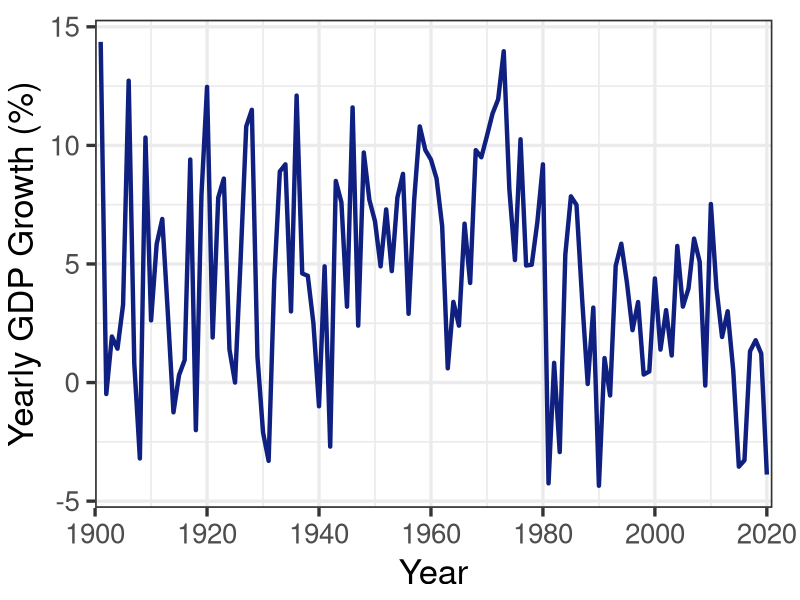

Recreate this plot in R. (Note: this script raises an error after producing the figure.)
###############################################################################
# Lecture: Stationary ARMA (p,q) Models
# Instructor: Vitor Possebom
# Course: Econometrics 2
# Goal: Forecasting Brazilian GDP growth with an AR(p) model
###############################################################################
# Organize the working environment
###############################################################################
# Clean the working environment: My R settings automatically clean everything
# whenever I close it and I strongly recommend you do the same. Any piece of
# coding should be able to run from scratch. Keeping temporarily stored old
# objects create unecessary challenges to reproducible code.
rm(list = ls())

# Load the required packages
library("quantmod")
library("ggplot2")

# Parameters
P <- 10 # Maximum number of lags in my models
alpha <- 0.05 # Significance level

###############################################################################
# Clean the data
###############################################################################
# Read the dataset: Note that I do not need to set my working directory
# because I have created a R project. It also saves space because I do not need
# to type the full file path. I used the function read.csv because the file
# formats uses "," as a column separator. This format is also my notebook's
# default setting because I frequently use datasets created in the US.
ds <- read.csv("data/data_gdp_brazil.csv")


# The original dataset comes from Ipeadata, that has weird naming conventions.

# Rename the variables: gdp growth is measured as % per year.
colnames(ds) <- c("year", "gdp_growth")

# Time series data can be annoying because the order of our observations matter
# a lot. For this reason, it is good practice to use the "xts" object type.
# To do so, we first must tell R that our variable "year" is a date.

# Create a xts object
ds_xts <- xts(
  x = ds$gdp_growth,
  order.by = as.Date(as.character(ds$year), format = "%Y")
)

###############################################################################
# Looking at the data
###############################################################################
# Plot the data: I use color-blind friendly palettes. My favorite can be found
# in this website (https://venngage.com/blog/color-blind-friendly-palette/#4).
gg <- ggplot(data = ds, aes(x = year)) +
  theme_bw(base_size = 25) +
  theme(plot.margin = unit(c(5, 7, 2, 2), "mm")) +
  xlab("Year") + ylab("Yearly GDP Growth (%)") +
  scale_x_continuous(
    limits = c(1900, 2021),
    expand = c(0,0),
    breaks = seq(from = 1900, to = 2020, by = 20)
  ) +
  geom_line(
    aes(y = gdp_growth),
    color = "#0F2080",
    size = 1.5
  )
print(gg)

# Save the last plot
ggsave("figures/figure_gdp_growth.pdf", width = 11, height = 8.5)

# Plot the autocorrelation of GDP growth: An AR(2) model seems reasonable.
pdf(file = "figures/figure_autocorrelation.pdf", width = 11, height = 8.5)
acf(ds_xts, ylab = "Autocorrelation", main = "Brazilian Yearly GDP Growth")
dev.off()

###############################################################################
# Estimate AR(1) and AR(2) models
###############################################################################
# Estimate an AR(1) model
ar1 <- arima(
  x = ds_xts,
  order = c(1, 0, 0),
  include.mean = TRUE
)

# Estimate an AR(2) model
ar2 <- arima(
  x = ds_xts,
  order = c(2, 0, 0),
  include.mean = TRUE
)

# Report the results of the AR(1) model
print(ar1)

# Report the results of the AR(2) model
print(ar2)

###############################################################################
# Estimate many AR(p) models using loops
###############################################################################
# Create a list to store the results of all my models: List are extremely
# flexible objects. They can store pretty much everything.
ar <- vector(mode = "list", length = P)

# Loop over AR(p) models
for (p in 1:P){
  # Estimate an AR(p) model
  ar[[p]] <- arima(
    x = ds_xts,
    order = c(p, 0, 0),
    include.mean = TRUE
  )
}

#######################################
# Report the estimated coefficients, BIC and AIC of each model
#######################################
# Create a matrix to store the results
results <- matrix(NA, nrow = P + 3, ncol = P)

# Rename the columns
colnames(results) <- paste0("AR", 1:P)

# Rename the rows
rownames(results) <- c("BIC", "AIC", "Intercept", paste0("Lag ", 1:P))

# Loop over AR(p) models
for (p in 1:P){
  # Store BIC: We want to minimize it.
  results[1, p] <- BIC(ar[[p]])

  # Store AIC: We want to minimize it.
  results[2, p] <- AIC(ar[[p]])

  # Store the intercept
  results[3, p] <- ar[[p]]$coef[p + 1]

  # Store the AR coefficients
  results[4:(4 + p - 1), p] <- ar[[p]]$coef[1:p]
}

#######################################
###############################################################################
# Forecast 10-years ahead using our AR(1) model
###############################################################################
# Estimate our forecasted values using our AR(1) model
forecast <- predict(ar1, n.ahead = 10)

#######################################
# Plot our forecast
#######################################
# Create a matrix with all the necessary objects for ggplot
temp <- data.frame(
  "year" = 2000:2030,
  "gdp_growth" = c(ds$gdp_growth[ds$year %in% 2000:2030], rep(NA, 10)),
  "forecast" = c(rep(NA, 21), forecast$pred),
  "CI_U" = c(rep(NA, 21), forecast$pred + qnorm(1 - alpha/2) * forecast$se),
  "CI_L" = c(rep(NA, 21), forecast$pred + qnorm(alpha/2) * forecast$se)
)

# Create the plot
gg <- ggplot(data = temp, aes(x = year)) +
  theme_bw(base_size = 25) +
  theme(plot.margin = unit(c(5, 7, 2, 2), "mm")) +
  xlab("Year") + ylab("Yearly GDP Growth (%)") +
  scale_x_continuous(
    limits = c(2000, 2031),
    expand = c(0,0),
    breaks = seq(from = 2000, to = 2030, by = 5)
  ) +
  geom_line(
    aes(y = gdp_growth, color = "Realized"),
    size = 1.5
  ) +
  geom_line(
    aes(y = forecast, color = "Forecast: AR(1)"),
    size = 1.5
  ) +
  geom_line(
    aes(y = CI_U),
    color = "#85C0F9",
    linetype = "dashed",
    size = 1.5
  ) +
  geom_line(
    aes(y = CI_L),
    color = "#85C0F9",
    linetype = "dashed",
    size = 1.5
  ) +
  scale_colour_manual(values = c(
    "#85C0F9", "#0F2080"
  )) +
  theme(
    legend.title = element_blank(),
    legend.position = "bottom"
  )
print(gg)

# Save the last plot
ggsave("figures/figure_gdp_growth_forecast.pdf", width = 11, height = 8.5)

#######################################
##############################################################################
